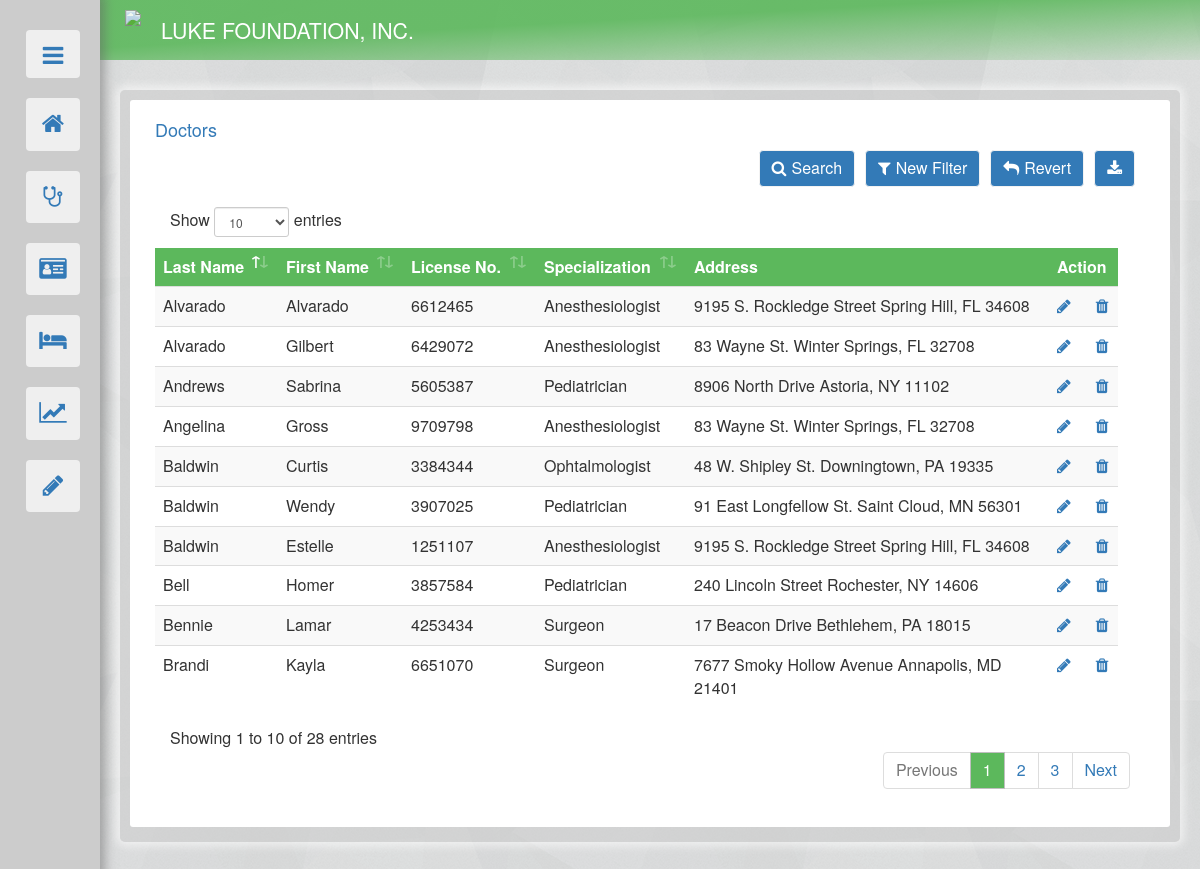
The app's page /doctors.php with its own data.
### tables this page shows
create table DOCTOR(
	DOC_LICENSE_NUM  CHAR(7) NOT NULL UNIQUE,
	LAST_NAME VARCHAR(20) NOT NULL,
	FIRST_NAME VARCHAR(20)  NOT NULL,
	ADDRESS VARCHAR(50),
	SPECIALIZATION VARCHAR(25),
	VISIBLE CHAR(1),
	PRIMARY KEY (DOC_LICENSE_NUM)
);

### doctors.php (the view, shortened to what this page needs)
<!DOCTYPE html>
<html>
	<head>
		<link href="references/bootstrap.min.css" rel="stylesheet"/>
		<link rel="stylesheet" href="references/font-awesome.min.css">
		<link rel="stylesheet" type="text/css" href="theme2.css">
		<link rel="stylesheet" href="references/dataTables.bootstrap4.min.css"/>
	</head>
	<body style="justify-content: center;">
		<?php include("nav.php"); ?>
		<div id="body">
			<div class="container-fluid" id="outer">
				<?php
					include("dbconnect.php");
					$FN_MAX = 15;
					$LN_MAX = 20;
					$LIC_LENG = 7;
					$ADDR_MAX = 50;
				?>
				<div class="container-fluid" id="basic" >
					<div id="inner" >
						<div class="container-fluid" >
							<h4 style="color:#337ab7;">Doctors</h4>
						</div>
						<div class="container-fluid" >
							<div>
								<div class="container-fluid">
									<ul class="list-group">
										<?php
											$DEFAULT = 0;
											if(isset($_POST["filter_check"])){
												$F_SC = "";
												if(isset($_POST["FSC"])){
													if(strlen($_POST["FSC"])>0){
														$F_SC1 = $_POST["FSC"];
													}
													if(strlen($F_SC1)>1){
														$F_SC = 'SPECIALIZATION="'.$F_SC1.'"';
														$filter = " WHERE ".$F_SC." AND VISIBLE='T'";
													}else {
														$filter = "WHERE VISIBLE='T'";
													}
												}
											} else {
												$filter = "WHERE VISIBLE='T'";
											}
											$D_query = "SELECT * FROM DOCTOR $filter order by LAST_NAME asc";
											$output = $mydatabase->query($D_query);
											if($DEFAULT==0){
												include("doctors_filter.php");
												if ($output->num_rows > 0) {
													echo '<div id="tableCon"><table id="docdat" class="table table-striped row">
															<thead>
																<tr id="tophead">
																<td style="color:#ffffff">'.'Last Name'.'</th>
																<td style="color:#ffffff">'.'First Name'.'</th>
																<td style="color:#ffffff">'.'License No.'.'</th>
																<td style="color:#ffffff">'.'Specialization'.'</th>
																<td style="color:#ffffff">'.'Address'.'</th>
																<td style="color:#ffffff">'.'Action'.'</th>
																</tr>
															</thead>';
													while($row = $output->fetch_assoc()) {
														echo 	'<tr id='.$row["DOC_LICENSE_NUM"].'>
																	<td>'.$row["LAST_NAME"].'</td>
																	<td>'.$row["FIRST_NAME"].'</td>
																	<td>'.$row["DOC_LICENSE_NUM"].'</td>
																	<td>'.$row["SPECIALIZATION"].'</td>
																	<td>'.$row["ADDRESS"].'</td>
																	<td>
																		<a href="'.'doctors2.php'.'?profilepage='.$row["DOC_LICENSE_NUM"].'"><span class="fa fa-pencil" title="Edit"> </span></a>';
																		if ($row["VISIBLE"]=='T') {
																			echo '<a role="button" id="'.$row["DOC_LICENSE_NUM"].'" onclick="outer_close(this.id)"><span style="padding-left:25px;" class="fa fa-trash" title="Make Inactive"></span></a>';
																		}else{
																			echo '<a role="button" id="'.$row["DOC_LICENSE_NUM"].'" onclick="outer_close(this.id)"><span style="padding-left:25px;" class="fa fa-trash" title="Make Active"></span></a>';
																		}
														echo 		'</td>
																</tr>';
													}
													echo 	'</table></div>';
												} else { echo "No Records."; }
											}else if ($DEFAULT==1) {
												$output1 = $mydatabase->prepare("SELECT * FROM DOCTOR where DOC_LICENSE_NUM = '$profile_p' ");
												$output1->execute();
												$line1 = $output1->get_result();
												$dataline = $line1->fetch_assoc();
												$D_NAME = $dataline["FIRST_NAME"].' '.$dataline["LAST_NAME"];
												$D_DLN = $dataline["DOC_LICENSE_NUM"];
												$D_LN = $dataline["LAST_NAME"];
												$D_FN = $dataline["FIRST_NAME"];
												$D_A = $dataline["ADDRESS"];
												$D_SP = $dataline["SPECIALIZATION"];
												$SPEC_choice = array('Select specialization', 'Pediatrician','Ophthalmologist','Anesthesiologist','Surgeon','Internist');
												echo '<div>
														<div class="container-fluid">
															<h3>Dr. '.$D_NAME.'</h3>
															<div class="panel panel-default" style="padding-bottom:10px;">
																<div class="panel-heading" id="tophead1">Doctor Information</div>
																<div class="panel-body row" style="margin:0px; padding:5px 10px;">
																	<div class="col-md-3" style="font-weight:bold;">License Number</div>
																	<div class="col-md-9">'.$D_DLN.'</div>
																</div>
																<div class="panel-body row" style="margin:0px; padding:5px 10px;">
																	<div class="col-md-3" style="font-weight:bold;">Address</div>
																	<div class="col-md-9">'.$D_A.'</div>
																</div>
																<div class="panel-body row" style="margin:0px; padding:5px 10px;">
																	<div class="col-md-3" style="font-weight:bold;">Specialization</div>
																	<div class="col-md-9">'.$D_SP.'</div>
																</div>
															</div>';
												echo '<div id="link_buttons">
														<button class="btn btn-default" id="del_button" value="doctors" data-toggle="modal" data-target="#confirm_this" style="margin-left:15px;"> <span class="fa fa-trash" style="font-size:15px;"></span> Delete </button>
														<button type="button" id="modal" class="btn btn-default" data-toggle="modal" data-target="#EditBox" style="margin-left:10px;"><span class="fa fa-edit" style="font-size:15px;"></span> Edit</button>
														<div style="text-align:right;"><a role="button" class="btn" id="go" style="margin-right:15px;" href="doctors.php">Back</a></div>
													</div>';
												echo '<div class="modal fade" id="EditBox" role="dialog" style="top:50px;">
														<div class="modal-dialog modal-lg">';
												echo 		'<div class="modal-content">
																<div class="modal-header">
																	<button type="button" class="close" data-dismiss="modal">&times;</button>
																	<h4 class="modal-title">Edit Record</h4>
																</div>
																<div class="modal-body">';
												echo 				'<div class="container-fluid">
																		<form method="post" id="updating">
																			<p style="margin-bottom: 20px; color:#666666;">
																				Please do not leave the required<span style="color: #d9534f">*</span> fields blank.
																			</p>
																			<div class="container-fluid" style="margin-bottom: 10px;">
																				<label for="F_NAME" style="width: 175px; float: left; ">First Name<span style="color: #d9534f">*</span> </label>
																				<input type="text" class="form-control" id="F_NAME" maxlength="'.$FN_MAX.'" name="F_NAME" value="'.$D_FN.'" style="width: 150px; float: left;" required >
																			</div>
																			<div class="container-fluid" style="margin-bottom: 10px;">
																				<label for="L_NAME" style="width: 175px; float: left; ">Last Name<span style="color: #d9534f">*</span> </label>
																				<input type="text" class="form-control" id="L_NAME" maxlength="'.$LN_MAX.'" name="L_NAME" value="'.$D_LN.'" style="width: 150px; float: left;" required >
																			</div>
																			<div class="container-fluid" style="margin-bottom: 10px;">
																				<label for="LICENSE_NUM" style="width: 175px; float: left; ">License Number<span style="color: #d9534f">*</span> </label>
																				<input pattern="\d{5,7}" type="text" class="form-control" id="LICENSE_NUM" maxlength="'.$LIC_LENG.'" name="LICENSE_NUM" value="'.$D_DLN.'" style="width: 90px; float: left;" required >
																			</div>
																			<div class="container-fluid" style="margin-bottom: 10px;">
																				<label for="ADDRESS" style="width: 175px; float: left; ">Address </label>
																				<input type="text" class="form-control" id="ADDRESS" maxlength="'.$ADDR_MAX.'" name="ADDRESS" value="'.$D_A.'" style="max-width: 450px; float: left;">
																			</div>
																				<div class="container-fluid" style="margin-bottom: 10px;">
																					<label for="SPECIALIZATION" style="width: 175px; float: left; ">Specialization</label>
																					<select class="form-control" id="SPECIALIZATION" name="SPECIALIZATION" style="max-width: 250px; float: left;">';
																					for ($spec=0; $spec < sizeof($SPEC_choice); $spec++) {
																						if($spec==0){
																							echo '<option value = "">-Select specialization-</option>';
																						}else{
																							if($D_SP==$SPEC_choice[$spec]){
																								echo '<option value = "'.$SPEC_choice[$spec].'" selected>'.$SPEC_choice[$spec].'</option>';
																							}else{
																								echo '<option value = "'.$SPEC_choice[$spec].'">'.$SPEC_choice[$spec].'</option>';
																							}
																						}
																					}
																					echo '</select>
																			</div>
																				<div class="text-center" style="margin-top: 20px;">
																				<button type="submit" onclick="update()" class="btn btn-default" value="'.$D_DLN.'" name="doctors_update">Update</button>
																			</div>
																		</form>
																	</div>';
												echo 			'</div>
																<div class="modal-footer">
																	<button type="button" class="btn btn-default" data-dismiss="modal" >Cancel</button>
																	</div>
																</div>';
												echo 			'<script>
																	function update() {
																		var license = document.getElementById("LICENSE_NUM").value;
																		document.getElementById("updating").action = "doctors.php?profilepage="+license;
																	}
																</script>
															</div>
														</div>';
											}else if($DEFAULT==2){
												$vis='F';
												$del = "UPDATE DOCTOR SET VISIBLE='$vis' WHERE DOC_LICENSE_NUM = '$delete_p' ";
												if ($mydatabase->query($del) === TRUE) {
													echo "Record Inactivated.";
													echo '<div class="row" style="text-align:right;"><a role="btn" class="btn" id="go"  href="'.'doctors.php'.'">Back</a></div>';
												} else {
													echo '<div style="margin-top:10px;" class="alert alert-danger alert-dismissable"><a class="close" data-dismiss="alert" aria-label="close">&times;</a>
														<p><strong>Cannot Inactivate Record</strong></p>
														<p>Error Inactivating record: '.$mydatabase->error.'</p></div>';
													echo '<div class="row" style="text-align:right;"><a role="btn" class="btn" id="go"  href="'.'doctors.php'.'">Back</a></div>';
												}
											}else if($DEFAULT==4){
												if(strlen($print_p)>1){
													echo '<div style="margin-top:20px;"></div>';
													$outputpage = $mydatabase->prepare("SELECT * FROM DOCTOR WHERE DOC_LICENSE_NUM = '$print_p' ");
													$outputpage -> execute();
													$ppage = $outputpage->get_result();
													$printline = $ppage->fetch_assoc();
													echo '<div>
													<div class="container-fluid" style="width:100%; float:left;">
													<div class="container-fluid" style="width: 70%; float:left; margin:0px;">
														<div style="width:100%; margin-bottom:10px;"><h4> Dr. '.$printline["FIRST_NAME"].' '.$printline["LAST_NAME"].'</h5></div>
													</div>
														<hr>
													<div class="container-fluid" style="width: 70%; float:left; margin:0px;">
														<div id="pr_label">License Number: </div>
														<div id="pr_body" >'.$printline["DOC_LICENSE_NUM"].'</div>
														<div id="pr_label">Specialization: </div>
														<div id="pr_body" >'.$printline["SPECIALIZATION"].'</div>
														<div id="pr_label">Address: </div>
														<div id="pr_body" >'.$printline["ADDRESS"].'</div>
													</div>
													</div>';
													$Print_query = "SELECT * FROM SURGERY s WHERE SURG_LICENSE_NUM = '$print_p' OR SURG_LICENSE_NUM1 = '$print_p' OR SURG_LICENSE_NUM2 = '$print_p' OR INTERNIST = '$print_p' OR INTERNIST1 = '$print_p' OR INTERNIST2 = '$print_p' OR ANESTHESIOLOGIST = '$print_p' ORDER by SURG_DATE desc";
													$outprint = $mydatabase->query($Print_query);
													if ($outprint->num_rows>0) {
														echo '<div class="container-fluid" style="width:100%; float:left; margin:20px 0px;">
															<table class="table table-condensed table-bordered">
																	<thead>
													      <tr style="background-color:#f9f9f9;">
													    			<th colspan="5" style="text-align:center; padding:10px;">Surgeries Attended</th>
													      </tr>
													    </thead>
													    <tbody>
													      <tr >
													      		<th>Date</th>
													        <th>Case Number</th>
													        <th>Patient</th>
													        <th>Visual Impairment</th>
													        <th>Address</th>
													      </tr>';
													      while($dataprint = $outprint->fetch_assoc()) {
													      	echo '<tr>
													      		<td>'.$dataprint["SURG_DATE"].'</td>
													        <td>'.$dataprint["CASE_NUM"].'</td>';
													        $PAT_ID_P = $dataprint["PAT_ID_NUM"];
																					$PAT_GET = $mydatabase->prepare("SELECT PAT_FNAME, PAT_LNAME FROM EYEPATIENT WHERE PAT_ID_NUM='$PAT_ID_P'");
																					$PAT_GET->execute();
																					$PAT_TAKE = $PAT_GET->get_result();
																					$PAT_P = $PAT_TAKE->fetch_assoc();
													        echo '<td>'.$PAT_P["PAT_FNAME"].' '.$PAT_P["PAT_LNAME"].'</td>
													        <td>'.$dataprint["VISUAL_IMPARITY"].'</td>
													        <td>'.$dataprint["SURG_ADDRESS"].'</td>
													      </tr>';
													      }
													    echo '</tbody>
													  </table>
														</div>
														<div style="float:left; width:100%; padding-bottom:20px;"></div>
														</div>';
												}
												}else{
													echo 'No print page available.';
												}
											}
										?>
									</ul>
								</div>
							</div>
						</div>
					</div>
				</div>
			</div>
		</div>
	</body>
</html>

### records on screen
doctor: LAST_NAME "Alvarado", FIRST_NAME "Alvarado", DOC_LICENSE_NUM "6612465", SPECIALIZATION "Anesthesiologist", ADDRESS "9195 S. Rockledge Street Spring Hill, FL 34608"
doctor: LAST_NAME "Alvarado", FIRST_NAME "Gilbert", DOC_LICENSE_NUM "6429072", SPECIALIZATION "Anesthesiologist", ADDRESS "83 Wayne St. Winter Springs, FL 32708"
doctor: LAST_NAME "Andrews", FIRST_NAME "Sabrina", DOC_LICENSE_NUM "5605387", SPECIALIZATION "Pediatrician", ADDRESS "8906 North Drive Astoria, NY 11102"
doctor: LAST_NAME "Angelina", FIRST_NAME "Gross", DOC_LICENSE_NUM "9709798", SPECIALIZATION "Anesthesiologist", ADDRESS "83 Wayne St. Winter Springs, FL 32708"
doctor: LAST_NAME "Baldwin", FIRST_NAME "Curtis", DOC_LICENSE_NUM "3384344", SPECIALIZATION "Ophtalmologist", ADDRESS "48 W. Shipley St. Downingtown, PA 19335"
doctor: LAST_NAME "Baldwin", FIRST_NAME "Wendy", DOC_LICENSE_NUM "3907025", SPECIALIZATION "Pediatrician", ADDRESS "91 East Longfellow St. Saint Cloud, MN 56301"
doctor: LAST_NAME "Baldwin", FIRST_NAME "Estelle", DOC_LICENSE_NUM "1251107", SPECIALIZATION "Anesthesiologist", ADDRESS "9195 S. Rockledge Street Spring Hill, FL 34608"
doctor: LAST_NAME "Bell", FIRST_NAME "Homer", DOC_LICENSE_NUM "3857584", SPECIALIZATION "Pediatrician", ADDRESS "240 Lincoln Street Rochester, NY 14606"
doctor: LAST_NAME "Bennie", FIRST_NAME "Lamar", DOC_LICENSE_NUM "4253434", SPECIALIZATION "Surgeon", ADDRESS "17 Beacon Drive Bethlehem, PA 18015"
doctor: LAST_NAME "Brandi", FIRST_NAME "Kayla", DOC_LICENSE_NUM "6651070", SPECIALIZATION "Surgeon", ADDRESS "7677 Smoky Hollow Avenue Annapolis, MD 21401"
